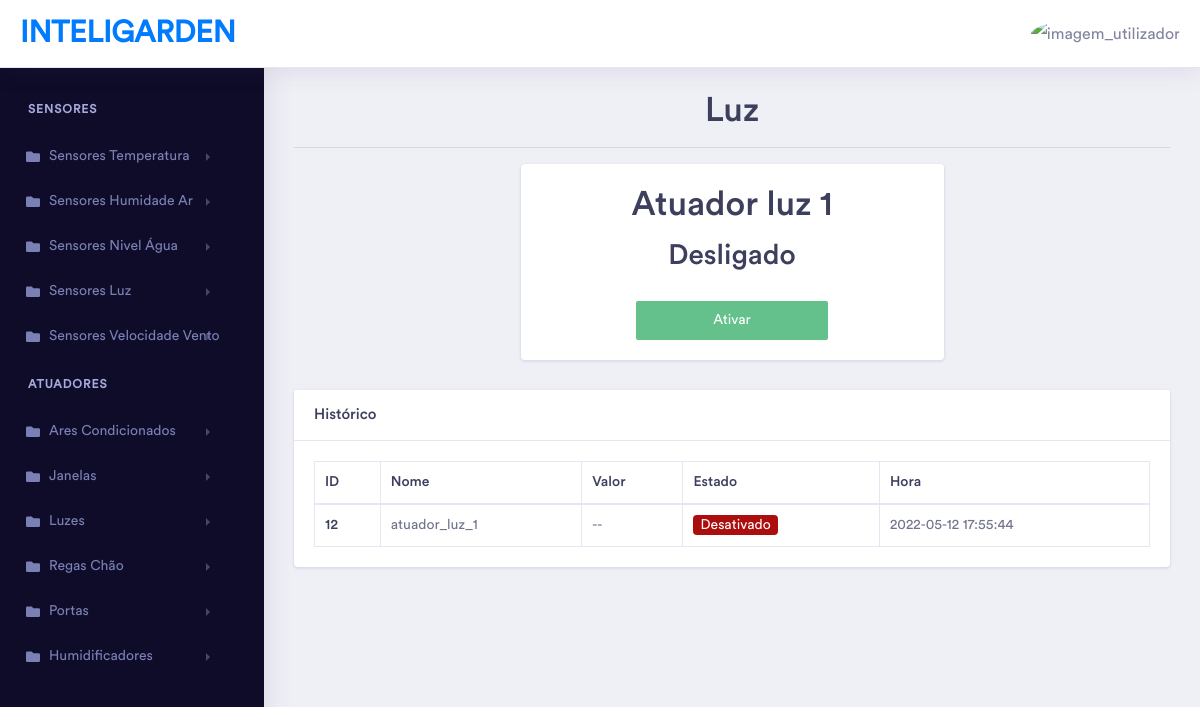
Page /?pagina=separadores/atuadores/atuador_luz.php&nome=atuador_luz_1 (signed in) on the committed database.
### tables this page shows
CREATE TABLE `dispositivos` (
  `id` int(11) NOT NULL,
  `nome` varchar(50) NOT NULL,
  `valor` int(11) NOT NULL,
  `estado` tinyint(1) NOT NULL,
  `hora` timestamp NOT NULL DEFAULT CURRENT_TIMESTAMP ON UPDATE CURRENT_TIMESTAMP,
  `tipo_disp` int(11) NOT NULL
);

CREATE TABLE `log_atuadores_bool` (
  `id` int(11) NOT NULL,
  `nome` varchar(50) NOT NULL,
  `valor` int(11) DEFAULT NULL,
  `estado` tinyint(1) NOT NULL,
  `hora` timestamp NOT NULL DEFAULT CURRENT_TIMESTAMP ON UPDATE CURRENT_TIMESTAMP
);

### separadores/atuadores/atuador_luz.php (the view, shortened to what this page needs)
<?php
$nome = $_GET["nome"];
$sql4 = "SELECT * FROM dispositivos WHERE nome = '$nome'";
$resultado4 = $conn->query($sql4);
if ($resultado4->num_rows > 0) {
    while ($row = $resultado4->fetch_assoc()) {
?>
        <div class="dashboard-wrapper">
            <div class="dashboard-ecommerce">
                <div class="container-fluid dashboard-content ">
                    <h1>Luz</h1>
                    <hr>
                    <div class="row">
                        <div class="col"></div>
                        <div class="col-xl-6 col-lg-12 col-md-12 col-sm-12 col-12">
                            <div class="card">
                                <div class="card-body corpoEstadoAtuadores text-center">
                                    <div class="icon text-center">
                                        <h1><?php echo ucfirst(preg_replace('/_/', ' ', $nome))  ?></h1>
                                        <?php if ($row["estado"] == 1) { ?>
                                            <h2>Ligado</h2>
                                        <?php } else { ?>
                                            <h2>Desligado</h2>
                                        <?php } ?>
                                    </div>
                                    <form action="../../api/api.php" method="POST" class="text-center">
                                        <?php if ($row["estado"] == 1) { ?>
                                            <button type="submit" class="btn btn-danger btnEstado mt-3" name="estado" id="btnEstado" value="0">Desativar</button>
                                        <?php } else { ?>
                                            <button type="submit" class="btn btn-success btnEstado mt-3" name="estado" id="btnEstado" value="1">Ativar</button>
                                        <?php } ?>
                                    </form>
                                </div>
                            </div>
                        </div>
                <?php
            }
        }
                ?>
                <div class="col"></div>
                    </div>
                    <div class="row">
                        <div class="col-xl-12 col-lg-12 col-md-12 col-sm-12 col-12">
                            <div class="card">
                                <h5 class="card-header">Histórico</h5>
                                <div class="card-body">
                                    <div class="table-responsive">
                                        <table class="table table-bordered first">
                                            <thead>
                                                <tr>
                                                    <th scope="col">ID</th>
                                                    <th scope="col">Nome</th>
                                                    <th scope="col">Valor</th>
                                                    <th scope="col">Estado</th>
                                                    <th scope="col">Hora</th>
                                                </tr>
                                            </thead>
                                            <tbody>
                                                <?php
                                                $sql4 = "SELECT * FROM log_atuadores_bool WHERE nome = '$nome'";
                                                $resultado4 = $conn->query($sql4);
                                                if ($resultado4->num_rows > 0) {
                                                    while ($row = $resultado4->fetch_assoc()) {
                                                ?>
                                                        <tr>
                                                            <th scope="row"><?php echo $row["id"] ?></th>
                                                            <td><?php echo $row["nome"] ?></td>
                                                            <td>--</td>
                                                            <?php
                                                            if ($row["estado"] == 1) {
                                                                $estado = "Ativado";
                                                            ?><td><span class="badge badge-success"><?php echo $estado; ?></span></td>
                                                            <?php
                                                            } else {
                                                                $estado = "Desativado";
                                                            ?><td><span class="badge badge-danger"><?php echo $estado; ?></span></td>
                                                            <?php
                                                            }
                                                            ?>
                                                            <td><?php echo $row["hora"] ?></td>
                                                        </tr>
                                                <?php
                                                    }
                                                }
                                                ?>
                                            </tbody>
                                        </table>
                                    </div>
                                </div>
                            </div>
                        </div>
                    </div>
                </div>
            </div>
        </div>

### css/atuadores/atuador_AC.css (style rules this page uses)
.badge-danger { background-color: #AC0D0D; }
.btn-success { background-color: #65C18C; }
.btnTemperatura, .btnEstado { width: 50%; border: none; }

### css/pagina_inicial.css (style rules this page uses)
h1 { text-align: center; }

### rows in the picture
dispositivos: estado "Desligado"
log_atuadores_bool: id "12", nome "atuador_luz_1", estado "Desativado", hora "2022-05-12 17:55:44"
